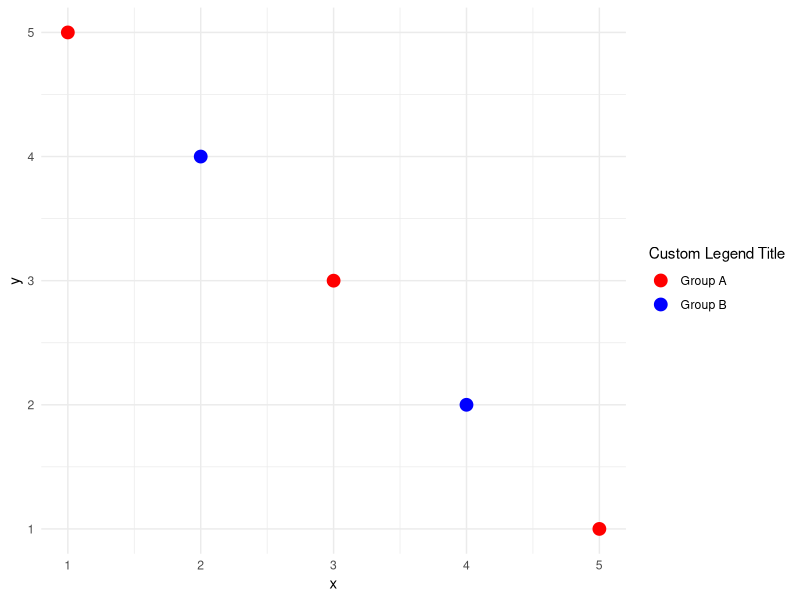

This chart was generated by the following R code:
library(ggplot2)

data <- data.frame(
  x = c(1, 2, 3, 4, 5),
  y = c(5, 4, 3, 2, 1),
  group = c('A', 'B', 'A', 'B', 'A')
)

p <- ggplot(data, aes(x = x, y = y, color = group)) +
  geom_point(size = 4) +
  theme_minimal()

p + scale_color_manual(
  values = c('A' = 'red', 'B' = 'blue'),
  labels = c('Group A', 'Group B')
) + 
  labs(color = 'Custom Legend Title')  # Custom legend title
